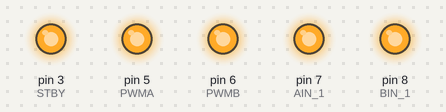
Simulated run of this sketch. Board: Arduino Uno, built with avr-gcc and run on an emulated ATmega328P. On the bench: output pins drawn as LEDs (lit = HIGH).

Above: at 0.1 s.
At 3.2 s:
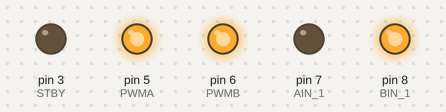
At 9.26 s:
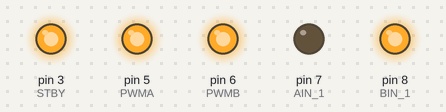
At 13.4 s:
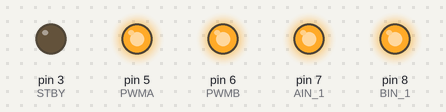
At 24.8 s:
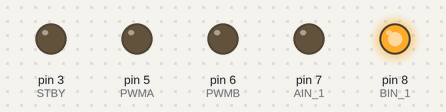
Timing chart, 0 to 26.3 s (numbered marks = the images above):
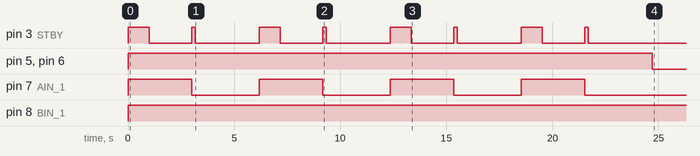

Measured:
- by itself, pin 3 (STBY): repeats every 6.2 s: LOW 2.0 s, HIGH 0.18 s, LOW 3.0 s, HIGH 1.0 s, until it stays LOW from 21.7 s
- by itself, pin 5 (PWMA), pin 6 (PWMB): HIGH → LOW at 24.7 s
- by itself, pin 7 (AIN_1): alternates HIGH for 3.0 s and LOW for 3.2 s, 8 changes in all, then stays LOW
- by itself, pin 8 (BIN_1): LOW → HIGH at 0.00 s

The sketch:

Square.ino
```cpp
int PWMA = 5;
int PWMB = 6;
int BIN_1 = 8;
int AIN_1 = 7;
int STBY = 3;
int i = 0;
void setup() {
  pinMode(5,OUTPUT);
  pinMode(6,OUTPUT);
  pinMode(8,OUTPUT);
  pinMode(7,OUTPUT);
  pinMode(3,OUTPUT);
  digitalWrite(PWMA, HIGH);
  digitalWrite(PWMB, HIGH);
}
void loop() {
  while(i<4){
    digitalWrite(AIN_1, HIGH);
    digitalWrite(BIN_1, HIGH);
    digitalWrite(STBY, HIGH);
    delay(1000);
    digitalWrite(STBY, LOW);
    delay(2000);
    digitalWrite(AIN_1, LOW);
    digitalWrite(BIN_1, HIGH);
    digitalWrite(STBY, HIGH);
    delay(175);
    digitalWrite(STBY, LOW);
    delay(3000);
    i=i+1;
  }
  digitalWrite(STBY, LOW);
  digitalWrite(PWMA, LOW);
  digitalWrite(PWMB, LOW);
}
```
